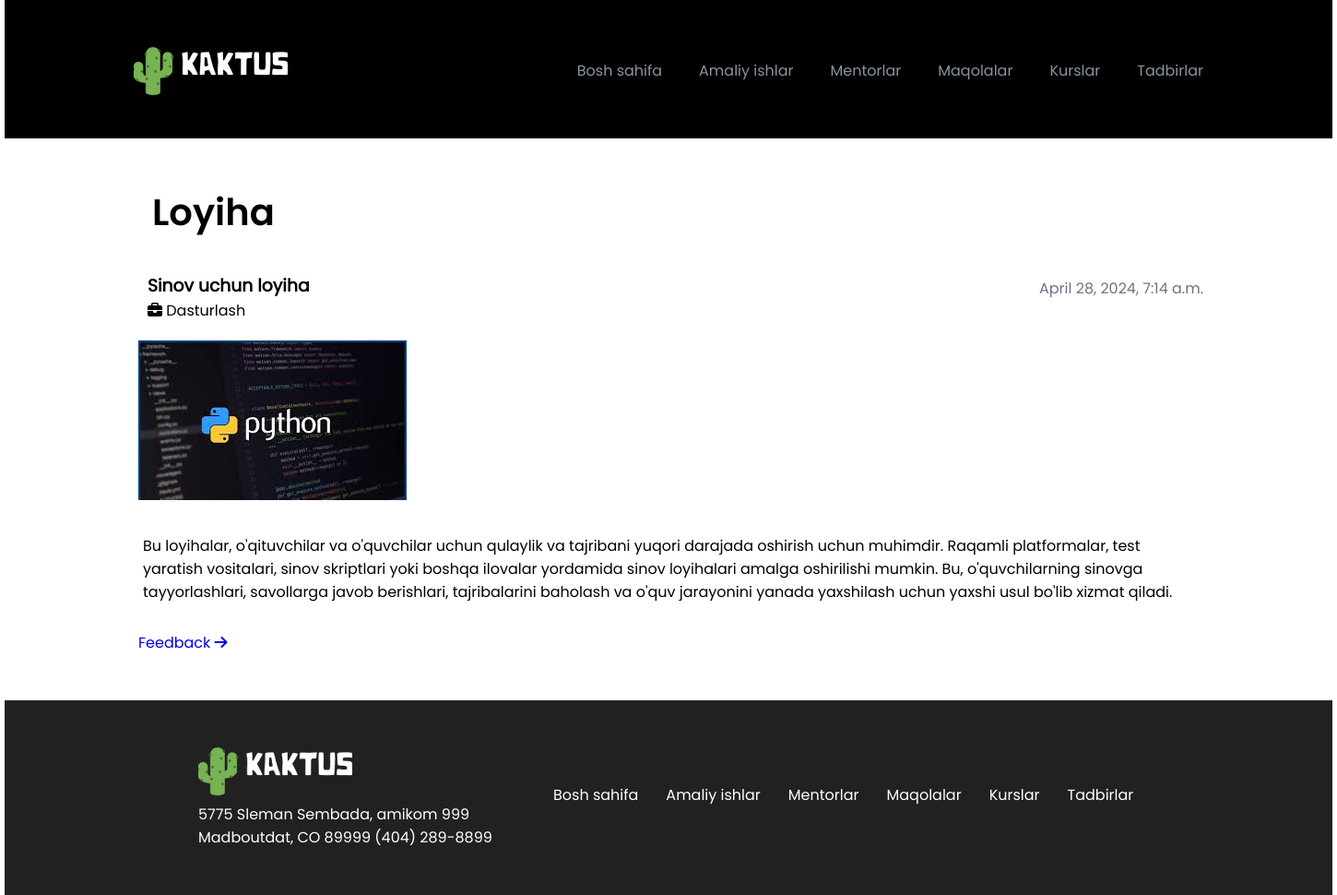
The page /projectsingle/1/ on the database its author committed.
### mysite/models.py (models this page shows, shortened)
class Project(TimeStampedMixin):
    title = models.CharField(max_length=255)
    text = models.TextField(null=True, blank=True)
    field = models.ForeignKey(Field, on_delete=models.CASCADE)
    picture = models.ImageField(upload_to='media', null=True, blank=True)
    deadline = models.DateTimeField(null=True, blank=True)
    price = models.IntegerField(null=True, blank=True,default=0)
    requirements = models.TextField(null=True, blank=True)
    class Meta:
        verbose_name = "Project"
        verbose_name_plural = "Projects"
        db_table = "project"

class Field(TimeStampedMixin):
    name = models.CharField(max_length=255)
    class Meta:
        verbose_name = "Field"
        verbose_name_plural = "Fields"
        db_table = "field"

### mysite/views.py (the view)
# urls.py: path('projectsingle/<id>/', project_single,name="project_single"),
def project_single(request, id):
    data = Project.objects.get(id=id)
    context = {
        "data": data,
    }
    return render(request, 'single_project.html', context)

### templates/single_project.html (shortened to what this page needs)
<!DOCTYPE html>
<html lang="en">
<head>
    {% load static %}
    <link rel="stylesheet" href="{% static 'css/style.css' %}">
    <link rel="stylesheet" href="{% static 'css/all.css' %}">
</head>
<body>
    <div class="container">
        <div class="mentors__hero">
            <div class="row">
                <header>
                    <div class="header__logo">
                        <a href="{% url 'index' %}">
                            <img src="{% static 'images/kaktus_logo.png' %}" alt="aaa">
                        </a>
                    </div>
                    <nav class="header__nav">
                        <ul>
                             <li><a href="{% url 'index' %}">Bosh sahifa</a></li>
                            <li><a href="{% url 'project' %}" >Amaliy ishlar</a></li>
                            <li><a href="{% url 'mentor' %}" >Mentorlar</a></li>
                            <li><a href="{% url 'article' %}" >Maqolalar</a></li>
                            <li><a href="{% url 'course' %}">Kurslar</a></li>
                            <li><a href="{% url 'event' %}">Tadbirlar</a></li>
                        </ul>
                    </nav>
                </header>
            </div>
        </div>
        <div class="mentor_page">
            <div class="row">
                <div class="page__header">
                    <div class="page__title">
                        <span>Loyiha</span>
                    </div>
                </div>
            </div>
            <div class="row">
                <div class="content">
                    <div class="content__header">
                        <div class="content__header-author">
                            <div class="author-info">
                                <h3>{{data.title}} </h3>
                                <i class="fa-solid fa-briefcase"></i> <span>{{data.field.name}} </span>
                            </div>
                        </div>
                        <div class="content__header-side">
                            <span>{{data.created_at}}</span>
                        </div>
                    </div>
                    <div class="content__body">
                        <div class="content__body-hero">
                            <div class="content__body-image">
                                <img src="{{data.picture.url}}" alt="">
                            </div>
                        </div>
                        <div class="content__body-text">
                            {{data.text}}
                        </div>
                        <a href="{% url 'project_single' id=i.id %}" class="card-link">Feedback <i class="fa-solid fa-arrow-right"></i></a>
                    </div>
                </div>
            </div>
        </div>
        <footer>
            <div class="row">
                <div class="footer__cols">
                    <div class="footer__col-info">
                        <a href="{% url 'index' %}">
                            <img src="{% static 'images/kaktus_logo.png' %}" alt="aaa">
                        </a>
                        <p>5775 Sleman Sembada, amikom 999 Madboutdat, CO 89999 (404) 289-8899</p>
                    </div>
                    <div class="footer__col-menu">
                        <ul>
                             <li><a href="{% url 'index' %}">Bosh sahifa</a></li>
                            <li><a href="{% url 'project' %}" >Amaliy ishlar</a></li>
                            <li><a href="{% url 'mentor' %}" >Mentorlar</a></li>
                            <li><a href="{% url 'article' %}" >Maqolalar</a></li>
                            <li><a href="{% url 'course' %}">Kurslar</a></li>
                            <li><a href="{% url 'event' %}">Tadbirlar</a></li>
                        </ul>
                    </div>
                </div>
            </div>
        </footer>
    </div>
</body>
</html>

### static/css/style.css (style rules this page uses)
* { margin:0px; padding:0px; box-sizing: border-box; font-family: "Poppins"; transition: all .3s; }
a { text-decoration: none; }
.container { width: 1440px; margin:0 auto; }
.container .row { width: 1160px; margin:0 auto; }
header { padding-top:50px; display: flex; justify-content: space-between; align-content: center; }
header .header__logo a { display: flex; align-content: center; color: #fff; }
header .header__nav { line-height: 54px; }
header .header__nav ul { display: flex; list-style: none; }
header .header__nav ul li a { font-family: "Poppins"; color:#89939E; margin-left:40px; }
.page__header .page__title { display: flex; width: 400px; }
.page__header .page__title span { font-family: "Poppins600"; font-size: 40px; margin-left:20px; margin-top:30px; }
footer { margin-top:50px; background-color: #212121; }
.footer__cols { padding:50px; display: flex; }
.footer__col-info { width: 350px; margin:0px 20px; }
.footer__col-info p { color:white; }
.footer__col-menu ul { list-style: none; display: flex; }
.footer__col-menu ul li a { display: block; margin:40px 15px; color:white; }
.mentors__hero { background-color: black; height: 150px; }
.mentor_page .page__header { display: flex; flex-wrap: wrap; justify-content: space-between; }
.mentor_page .page__header .page__title span { margin-top:50px; }
.content__header { margin-top:30px; display: flex; justify-content: space-between; }
.content__header .content__header-author { display: flex; justify-content: space-between; }
.content__header-author .author-info { margin:5px 15px; }
.content__header .content__header-side { margin-top:10px; color:#697586; }
.content .content__body { margin:15px 5px; }
.content .content__body .content__body-hero { display: flex; }
.content .content__body .content__body-text { margin:30px 5px; }

### rows shown on the page
Project: title "Sinov uchun loyiha", field.name "Dasturlash", created_at "April 28, 2024, 7:14 a.m.", picture (picture), text "Bu loyihalar, o'qituvchilar va o'quvchilar uchun qulaylik va tajribani yuqori darajada oshirish uchun muhimdir. Raqamli platformalar, test yaratish vositalari, sinov skriptlari yoki boshqa ilovalar yordamida sinov loyihalari amalga oshirilishi mumkin. Bu, o'quvchilarning sinovga tayyorlashlari, savollarga javob berishlari, tajribalarini baholash va o'quv jarayonini yanada yaxshilash uchun yaxshi usul bo'lib xizmat qiladi."
